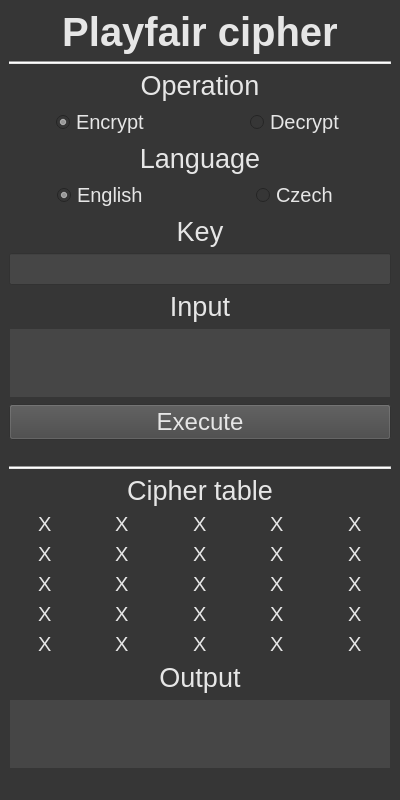
<?xml version="1.0" encoding="UTF-8"?>
<ui version="4.0">
 <class>MainWindow</class>
 <widget class="QMainWindow" name="MainWindow">
  <property name="geometry">
   <rect>
    <x>0</x>
    <y>0</y>
    <width>400</width>
    <height>800</height>
   </rect>
  </property>
  <property name="minimumSize">
   <size>
    <width>400</width>
    <height>800</height>
   </size>
  </property>
  <property name="font">
   <font>
    <pointsize>15</pointsize>
   </font>
  </property>
  <property name="windowTitle">
   <string>MainWindow</string>
  </property>
  <property name="styleSheet">
   <string notr="true">background-color: rgb(54, 54, 54);</string>
  </property>
  <widget class="QWidget" name="centralwidget">
   <layout class="QGridLayout" name="gridLayout">
    <item row="0" column="0">
     <layout class="QVBoxLayout" name="verticalLayout">
      <item>
       <widget class="QLabel" name="label_title">
        <property name="font">
         <font>
          <pointsize>30</pointsize>
          <weight>75</weight>
          <bold>true</bold>
          <kerning>true</kerning>
         </font>
        </property>
        <property name="styleSheet">
         <string notr="true">color: rgb(230, 230, 230);</string>
        </property>
        <property name="text">
         <string>Playfair cipher</string>
        </property>
        <property name="alignment">
         <set>Qt::AlignCenter</set>
        </property>
       </widget>
      </item>
      <item>
       <widget class="Line" name="line_top">
        <property name="styleSheet">
         <string notr="true">background-color: rgb(230, 230, 230);</string>
        </property>
        <property name="orientation">
         <enum>Qt::Horizontal</enum>
        </property>
       </widget>
      </item>
      <item>
       <widget class="QLabel" name="label_operation">
        <property name="font">
         <font>
          <pointsize>20</pointsize>
         </font>
        </property>
        <property name="styleSheet">
         <string notr="true">color: rgb(230, 230, 230);</string>
        </property>
        <property name="text">
         <string>Operation</string>
        </property>
        <property name="alignment">
         <set>Qt::AlignCenter</set>
        </property>
       </widget>
      </item>
      <item>
       <layout class="QHBoxLayout" name="layout_operations">
        <item alignment="Qt::AlignHCenter|Qt::AlignVCenter">
         <widget class="QRadioButton" name="encrypt_radio">
          <property name="font">
           <font>
            <pointsize>15</pointsize>
           </font>
          </property>
          <property name="styleSheet">
           <string notr="true">color: rgb(230, 230, 230);</string>
          </property>
          <property name="text">
           <string>Encrypt</string>
          </property>
          <property name="checked">
           <bool>true</bool>
          </property>
          <attribute name="buttonGroup">
           <string notr="true">group_language</string>
          </attribute>
         </widget>
        </item>
        <item alignment="Qt::AlignHCenter|Qt::AlignVCenter">
         <widget class="QRadioButton" name="decrypt_radio">
          <property name="font">
           <font>
            <pointsize>15</pointsize>
           </font>
          </property>
          <property name="styleSheet">
           <string notr="true">color: rgb(230, 230, 230);</string>
          </property>
          <property name="text">
           <string>Decrypt</string>
          </property>
          <attribute name="buttonGroup">
           <string notr="true">group_language</string>
          </attribute>
         </widget>
        </item>
       </layout>
      </item>
      <item>
       <widget class="QLabel" name="label_language">
        <property name="font">
         <font>
          <pointsize>20</pointsize>
         </font>
        </property>
        <property name="styleSheet">
         <string notr="true">color: rgb(230, 230, 230);</string>
        </property>
        <property name="text">
         <string>Language</string>
        </property>
        <property name="alignment">
         <set>Qt::AlignCenter</set>
        </property>
       </widget>
      </item>
      <item>
       <layout class="QHBoxLayout" name="layout_languages">
        <item alignment="Qt::AlignHCenter|Qt::AlignVCenter">
         <widget class="QRadioButton" name="english_radio">
          <property name="font">
           <font>
            <pointsize>15</pointsize>
           </font>
          </property>
          <property name="styleSheet">
           <string notr="true">color: rgb(230, 230, 230);</string>
          </property>
          <property name="text">
           <string>English</string>
          </property>
          <property name="checked">
           <bool>true</bool>
          </property>
          <attribute name="buttonGroup">
           <string notr="true">group_operation</string>
          </attribute>
         </widget>
        </item>
        <item alignment="Qt::AlignHCenter|Qt::AlignVCenter">
         <widget class="QRadioButton" name="czech_radio">
          <property name="font">
           <font>
            <pointsize>15</pointsize>
           </font>
          </property>
          <property name="styleSheet">
           <string notr="true">color: rgb(230, 230, 230);</string>
          </property>
          <property name="text">
           <string>Czech</string>
          </property>
          <property name="checked">
           <bool>false</bool>
          </property>
          <attribute name="buttonGroup">
           <string notr="true">group_operation</string>
          </attribute>
         </widget>
        </item>
       </layout>
      </item>
      <item>
       <widget class="QLabel" name="label_key">
        <property name="font">
         <font>
          <pointsize>20</pointsize>
         </font>
        </property>
        <property name="styleSheet">
         <string notr="true">color: rgb(230, 230, 230);</string>
        </property>
        <property name="lineWidth">
         <number>1</number>
        </property>
        <property name="text">
         <string>Key</string>
        </property>
        <property name="alignment">
         <set>Qt::AlignCenter</set>
        </property>
       </widget>
      </item>
      <item>
       <widget class="QLineEdit" name="key">
        <property name="font">
         <font>
          <pointsize>15</pointsize>
         </font>
        </property>
        <property name="styleSheet">
         <string notr="true">color: rgb(230, 230, 230);
background-color: rgb(70, 70, 70);</string>
        </property>
       </widget>
      </item>
      <item>
       <widget class="QLabel" name="label_text">
        <property name="font">
         <font>
          <pointsize>20</pointsize>
         </font>
        </property>
        <property name="styleSheet">
         <string notr="true">color: rgb(230, 230, 230);</string>
        </property>
        <property name="text">
         <string>Input</string>
        </property>
        <property name="alignment">
         <set>Qt::AlignCenter</set>
        </property>
       </widget>
      </item>
      <item>
       <widget class="QPlainTextEdit" name="input_field">
        <property name="font">
         <font>
          <pointsize>15</pointsize>
         </font>
        </property>
        <property name="styleSheet">
         <string notr="true">color: rgb(230, 230, 230);
background-color: rgb(70, 70, 70);</string>
        </property>
        <property name="plainText">
         <string/>
        </property>
       </widget>
      </item>
      <item>
       <widget class="QPushButton" name="execute_button">
        <property name="font">
         <font>
          <pointsize>18</pointsize>
         </font>
        </property>
        <property name="styleSheet">
         <string notr="true">color: rgb(230, 230, 230);
background-color: rgb(70, 70, 70);</string>
        </property>
        <property name="text">
         <string>Execute</string>
        </property>
       </widget>
      </item>
      <item>
       <spacer name="spacer_horizontal_bottom">
        <property name="orientation">
         <enum>Qt::Horizontal</enum>
        </property>
        <property name="sizeHint" stdset="0">
         <size>
          <width>40</width>
          <height>20</height>
         </size>
        </property>
       </spacer>
      </item>
      <item>
       <widget class="Line" name="line_bottom">
        <property name="styleSheet">
         <string notr="true">background-color: rgb(230, 230, 230);</string>
        </property>
        <property name="orientation">
         <enum>Qt::Horizontal</enum>
        </property>
       </widget>
      </item>
      <item>
       <widget class="QLabel" name="label">
        <property name="font">
         <font>
          <pointsize>20</pointsize>
         </font>
        </property>
        <property name="styleSheet">
         <string notr="true">color: rgb(230, 230, 230);</string>
        </property>
        <property name="text">
         <string>Cipher table</string>
        </property>
        <property name="alignment">
         <set>Qt::AlignCenter</set>
        </property>
       </widget>
      </item>
      <item>
       <layout class="QVBoxLayout" name="layout_table">
        <item>
         <layout class="QHBoxLayout" name="table_line_1">
          <item alignment="Qt::AlignHCenter|Qt::AlignVCenter">
           <widget class="QLabel" name="table_item_11">
            <property name="font">
             <font>
              <pointsize>15</pointsize>
             </font>
            </property>
            <property name="styleSheet">
             <string notr="true">color: rgb(230, 230, 230);</string>
            </property>
            <property name="text">
             <string>X</string>
            </property>
           </widget>
          </item>
          <item alignment="Qt::AlignHCenter|Qt::AlignVCenter">
           <widget class="QLabel" name="table_item_12">
            <property name="font">
             <font>
              <pointsize>15</pointsize>
             </font>
            </property>
            <property name="styleSheet">
             <string notr="true">color: rgb(230, 230, 230);</string>
            </property>
            <property name="text">
             <string>X</string>
            </property>
           </widget>
          </item>
          <item alignment="Qt::AlignHCenter|Qt::AlignVCenter">
           <widget class="QLabel" name="table_item_13">
            <property name="font">
             <font>
              <pointsize>15</pointsize>
             </font>
            </property>
            <property name="styleSheet">
             <string notr="true">color: rgb(230, 230, 230);</string>
            </property>
            <property name="text">
             <string>X</string>
            </property>
           </widget>
          </item>
          <item alignment="Qt::AlignHCenter|Qt::AlignVCenter">
           <widget class="QLabel" name="table_item_14">
            <property name="font">
             <font>
              <pointsize>15</pointsize>
             </font>
            </property>
            <property name="styleSheet">
             <string notr="true">color: rgb(230, 230, 230);</string>
            </property>
            <property name="text">
             <string>X</string>
            </property>
           </widget>
          </item>
          <item alignment="Qt::AlignHCenter|Qt::AlignVCenter">
           <widget class="QLabel" name="table_item_15">
            <property name="font">
             <font>
              <pointsize>15</pointsize>
             </font>
            </property>
            <property name="styleSheet">
             <string notr="true">color: rgb(230, 230, 230);</string>
            </property>
            <property name="text">
             <string>X</string>
            </property>
           </widget>
          </item>
         </layout>
        </item>
        <item>
         <layout class="QHBoxLayout" name="table_line_2">
          <item alignment="Qt::AlignHCenter|Qt::AlignVCenter">
           <widget class="QLabel" name="table_item_21">
            <property name="font">
             <font>
              <pointsize>15</pointsize>
             </font>
            </property>
            <property name="styleSheet">
             <string notr="true">color: rgb(230, 230, 230);</string>
            </property>
            <property name="text">
             <string>X</string>
            </property>
           </widget>
          </item>
          <item alignment="Qt::AlignHCenter|Qt::AlignVCenter">
           <widget class="QLabel" name="table_item_22">
            <property name="font">
             <font>
              <pointsize>15</pointsize>
             </font>
            </property>
            <property name="styleSheet">
             <string notr="true">color: rgb(230, 230, 230);</string>
            </property>
            <property name="text">
             <string>X</string>
            </property>
           </widget>
          </item>
          <item alignment="Qt::AlignHCenter|Qt::AlignVCenter">
           <widget class="QLabel" name="table_item_23">
            <property name="font">
             <font>
              <pointsize>15</pointsize>
             </font>
            </property>
            <property name="styleSheet">
             <string notr="true">color: rgb(230, 230, 230);</string>
            </property>
            <property name="text">
             <string>X</string>
            </property>
           </widget>
          </item>
          <item alignment="Qt::AlignHCenter|Qt::AlignVCenter">
           <widget class="QLabel" name="table_item_24">
            <property name="font">
             <font>
              <pointsize>15</pointsize>
             </font>
            </property>
            <property name="styleSheet">
             <string notr="true">color: rgb(230, 230, 230);</string>
            </property>
            <property name="text">
             <string>X</string>
            </property>
           </widget>
          </item>
          <item alignment="Qt::AlignHCenter|Qt::AlignVCenter">
           <widget class="QLabel" name="table_item_25">
            <property name="font">
             <font>
              <pointsize>15</pointsize>
             </font>
            </property>
            <property name="styleSheet">
             <string notr="true">color: rgb(230, 230, 230);</string>
            </property>
            <property name="text">
             <string>X</string>
            </property>
           </widget>
          </item>
         </layout>
        </item>
        <item>
         <layout class="QHBoxLayout" name="table_line_3">
          <item alignment="Qt::AlignHCenter|Qt::AlignVCenter">
           <widget class="QLabel" name="table_item_31">
            <property name="font">
             <font>
              <pointsize>15</pointsize>
             </font>
            </property>
            <property name="styleSheet">
             <string notr="true">color: rgb(230, 230, 230);</string>
            </property>
            <property name="text">
             <string>X</string>
            </property>
           </widget>
          </item>
          <item alignment="Qt::AlignHCenter|Qt::AlignVCenter">
           <widget class="QLabel" name="table_item_32">
            <property name="font">
             <font>
              <pointsize>15</pointsize>
             </font>
            </property>
            <property name="styleSheet">
             <string notr="true">color: rgb(230, 230, 230);</string>
            </property>
            <property name="text">
             <string>X</string>
            </property>
           </widget>
          </item>
          <item alignment="Qt::AlignHCenter|Qt::AlignVCenter">
           <widget class="QLabel" name="table_item_33">
            <property name="font">
             <font>
              <pointsize>15</pointsize>
             </font>
            </property>
            <property name="styleSheet">
             <string notr="true">color: rgb(230, 230, 230);</string>
            </property>
            <property name="text">
             <string>X</string>
            </property>
           </widget>
          </item>
          <item alignment="Qt::AlignHCenter|Qt::AlignVCenter">
           <widget class="QLabel" name="table_item_34">
            <property name="font">
             <font>
              <pointsize>15</pointsize>
             </font>
            </property>
            <property name="styleSheet">
             <string notr="true">color: rgb(230, 230, 230);</string>
            </property>
            <property name="text">
             <string>X</string>
            </property>
           </widget>
          </item>
          <item alignment="Qt::AlignHCenter|Qt::AlignVCenter">
           <widget class="QLabel" name="table_item_35">
            <property name="font">
             <font>
              <pointsize>15</pointsize>
             </font>
            </property>
            <property name="styleSheet">
             <string notr="true">color: rgb(230, 230, 230);</string>
            </property>
            <property name="text">
             <string>X</string>
            </property>
           </widget>
          </item>
         </layout>
        </item>
        <item>
         <layout class="QHBoxLayout" name="table_line_4">
          <item alignment="Qt::AlignHCenter|Qt::AlignVCenter">
           <widget class="QLabel" name="table_item_41">
            <property name="font">
             <font>
              <pointsize>15</pointsize>
             </font>
            </property>
            <property name="styleSheet">
             <string notr="true">color: rgb(230, 230, 230);</string>
            </property>
            <property name="text">
             <string>X</string>
            </property>
           </widget>
          </item>
          <item alignment="Qt::AlignHCenter|Qt::AlignVCenter">
           <widget class="QLabel" name="table_item_42">
            <property name="font">
             <font>
              <pointsize>15</pointsize>
             </font>
            </property>
            <property name="styleSheet">
             <string notr="true">color: rgb(230, 230, 230);</string>
            </property>
            <property name="text">
             <string>X</string>
            </property>
           </widget>
          </item>
          <item alignment="Qt::AlignHCenter|Qt::AlignVCenter">
           <widget class="QLabel" name="table_item_43">
            <property name="font">
             <font>
              <pointsize>15</pointsize>
             </font>
            </property>
            <property name="styleSheet">
             <string notr="true">color: rgb(230, 230, 230);</string>
            </property>
            <property name="text">
             <string>X</string>
            </property>
           </widget>
          </item>
          <item alignment="Qt::AlignHCenter|Qt::AlignVCenter">
           <widget class="QLabel" name="table_item_44">
            <property name="font">
             <font>
              <pointsize>15</pointsize>
             </font>
            </property>
            <property name="styleSheet">
             <string notr="true">color: rgb(230, 230, 230);</string>
            </property>
            <property name="text">
             <string>X</string>
            </property>
           </widget>
          </item>
          <item alignment="Qt::AlignHCenter|Qt::AlignVCenter">
           <widget class="QLabel" name="table_item_45">
            <property name="font">
             <font>
              <pointsize>15</pointsize>
             </font>
            </property>
            <property name="styleSheet">
             <string notr="true">color: rgb(230, 230, 230);</string>
            </property>
            <property name="text">
             <string>X</string>
            </property>
           </widget>
          </item>
         </layout>
        </item>
        <item>
         <layout class="QHBoxLayout" name="table_line_5">
          <item alignment="Qt::AlignHCenter|Qt::AlignVCenter">
           <widget class="QLabel" name="table_item_51">
            <property name="font">
             <font>
              <pointsize>15</pointsize>
             </font>
            </property>
            <property name="styleSheet">
             <string notr="true">color: rgb(230, 230, 230);</string>
            </property>
            <property name="text">
             <string>X</string>
            </property>
           </widget>
          </item>
          <item alignment="Qt::AlignHCenter|Qt::AlignVCenter">
           <widget class="QLabel" name="table_item_52">
            <property name="font">
             <font>
              <pointsize>15</pointsize>
             </font>
            </property>
            <property name="styleSheet">
             <string notr="true">color: rgb(230, 230, 230);</string>
            </property>
            <property name="text">
             <string>X</string>
            </property>
           </widget>
          </item>
          <item alignment="Qt::AlignHCenter|Qt::AlignVCenter">
           <widget class="QLabel" name="table_item_53">
            <property name="font">
             <font>
              <pointsize>15</pointsize>
             </font>
            </property>
            <property name="styleSheet">
             <string notr="true">color: rgb(230, 230, 230);</string>
            </property>
            <property name="text">
             <string>X</string>
            </property>
           </widget>
          </item>
          <item alignment="Qt::AlignHCenter|Qt::AlignVCenter">
           <widget class="QLabel" name="table_item_54">
            <property name="font">
             <font>
              <pointsize>15</pointsize>
             </font>
            </property>
            <property name="styleSheet">
             <string notr="true">color: rgb(230, 230, 230);</string>
            </property>
            <property name="text">
             <string>X</string>
            </property>
           </widget>
          </item>
          <item alignment="Qt::AlignHCenter|Qt::AlignVCenter">
           <widget class="QLabel" name="table_item_55">
            <property name="font">
             <font>
              <pointsize>15</pointsize>
             </font>
            </property>
            <property name="styleSheet">
             <string notr="true">color: rgb(230, 230, 230);</string>
            </property>
            <property name="text">
             <string>X</string>
            </property>
           </widget>
          </item>
         </layout>
        </item>
       </layout>
      </item>
      <item>
       <widget class="QLabel" name="label_result">
        <property name="font">
         <font>
          <pointsize>20</pointsize>
         </font>
        </property>
        <property name="styleSheet">
         <string notr="true">color: rgb(230, 230, 230);</string>
        </property>
        <property name="text">
         <string>Output</string>
        </property>
        <property name="alignment">
         <set>Qt::AlignCenter</set>
        </property>
       </widget>
      </item>
      <item>
       <widget class="QPlainTextEdit" name="output_field">
        <property name="font">
         <font>
          <pointsize>15</pointsize>
         </font>
        </property>
        <property name="styleSheet">
         <string notr="true">color: rgb(230, 230, 230);
background-color: rgb(70, 70, 70);</string>
        </property>
        <property name="readOnly">
         <bool>true</bool>
        </property>
        <property name="plainText">
         <string/>
        </property>
       </widget>
      </item>
     </layout>
    </item>
   </layout>
  </widget>
  <widget class="QMenuBar" name="menubar">
   <property name="geometry">
    <rect>
     <x>0</x>
     <y>0</y>
     <width>400</width>
     <height>22</height>
    </rect>
   </property>
  </widget>
  <widget class="QStatusBar" name="statusbar"/>
 </widget>
 <resources/>
 <connections/>
 <buttongroups>
  <buttongroup name="group_operation"/>
  <buttongroup name="group_language"/>
 </buttongroups>
</ui>
